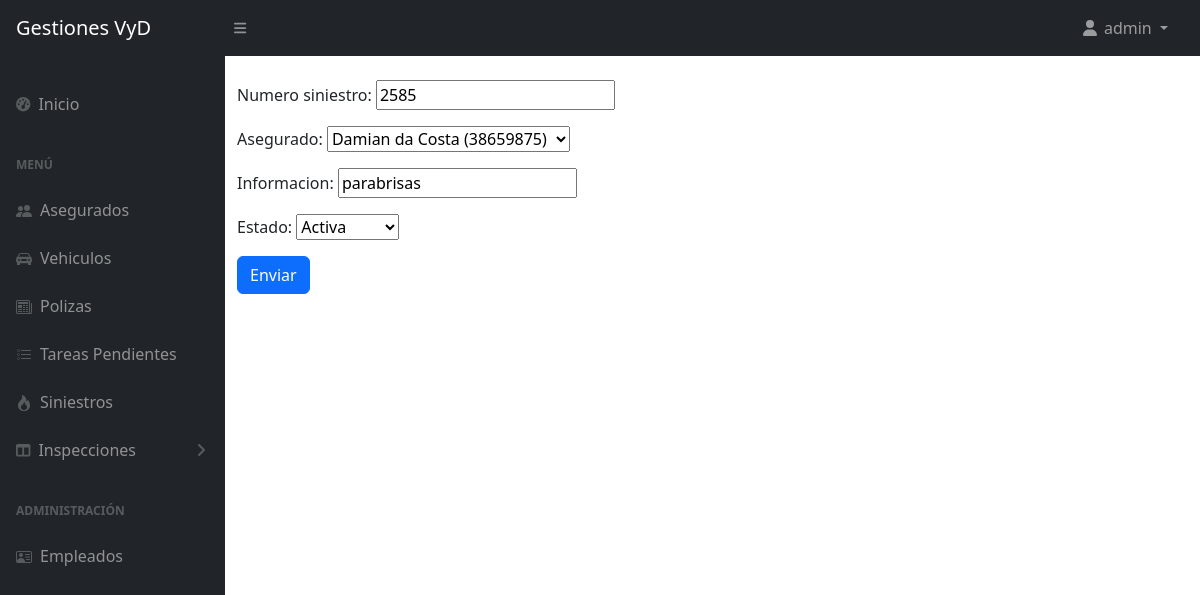
The page /actualizarSiniestro/1/ (signed in) on the database its author committed.
### appseguros/models.py (models this page shows)
class Siniestro(models.Model):
    ESTADO_CHOICES = [
        ('activa', 'Activa'),
        ('terminada', 'Terminada'),
    ]
    numero_siniestro = models.CharField(max_length=30)
    asegurado = models.ForeignKey(Asegurado, on_delete=models.PROTECT)
    informacion = models.CharField(max_length=5000)
    created_at = models.DateTimeField(auto_now_add=True)
    estado = models.CharField(max_length=10, choices=ESTADO_CHOICES, default='activa')

### appseguros/views.py (the view)
# urls.py: path('actualizarSiniestro/<pk>/', SiniestroUpdateView.as_view(), name="actualizarSiniestro"),
class SiniestroUpdateView(LoginRequiredMixin,UpdateView):
    model = Siniestro
    template_name = 'appseguros/siniestro/actualizarSiniestro.html'
    form_class = SiniestroFormulario
    success_url = reverse_lazy('listarSiniestros')

### appseguros/forms.py
class SiniestroFormulario(forms.ModelForm):
    ESTADO_CHOICES = [
        ('activa', 'Activa'),
        ('terminada', 'Terminada'),
    ]
    estado = forms.ChoiceField(choices=ESTADO_CHOICES, initial='activa')
    class Meta:
        model = Siniestro
        fields = ['numero_siniestro', 'asegurado', 'informacion', 'estado']

### appseguros/models.py (called while the page is built)
    def __str__(self):
        return f'{self.nombre} {self.apellido} ({self.dni})'

### appseguros/templates/appseguros/siniestro/actualizarSiniestro.html (shortened to what this page needs)
{% extends 'appseguros/base.html' %}
{% load static %}
{% block contenidoQueCambia %}
<div class="container mt-4">
    <form action="" method="POST">
        <div class="form-group">
            {{ form.as_p }}
        </div>
        <button type="submit" class="btn btn-primary">Enviar</button>
    </form>
</div>
{% endblock  %}

### appseguros/templates/appseguros/base.html (shortened to what this page needs)
{% load static %}
<!DOCTYPE html>
<html lang="es">
    <head>
        <link href="https://cdn.jsdelivr.net/npm/simple-datatables@7.1.2/dist/style.min.css" rel="stylesheet" />
        <link href="{% static 'appseguros/css/styles.css' %}" rel="stylesheet" />
        <link href="{% static 'appseguros/css/styles2.css' %}" rel="stylesheet" />
    </head>
    <body class="sb-nav-fixed">
        <nav class="sb-topnav navbar navbar-expand navbar-dark bg-dark">
            <a class="navbar-brand ps-3" href="{% url 'inicio' %}">Gestiones VyD</a>
            <button class="btn btn-link btn-sm order-1 order-lg-0 me-4 me-lg-0" id="sidebarToggle" href="#!"><i class="fas fa-bars"></i></button>
            <ul class="navbar-nav ms-auto ms-md-0 me-3 me-lg-4 a_la_derecha">
                {% if request.user.is_authenticated %}
                <li class="nav-item dropdown">
                    <a class="nav-link dropdown-toggle" id="navbarDropdown" href="#" role="button" data-bs-toggle="dropdown" aria-expanded="false">
                        <i class="fas fa-user fa-fw"></i> {{ request.user.username }}
                    </a>
                </li>
                {% else %}
                <li class="nav-item">
                    <a class="nav-link" href="{% url 'login' %}">Login</a>
                </li>
                {% endif %}
            </ul>
        </nav>
        <div id="layoutSidenav">
            <div id="layoutSidenav_nav">
                <nav class="sb-sidenav accordion sb-sidenav-dark" id="sidenavAccordion">
                    <div class="sb-sidenav-menu">
                        <div class="nav">
                            <a class="nav-link mt-4" href="{% url 'inicio' %}">
                                <div class="sb-nav-link-icon"><i class="fas fa-tachometer-alt"></i></div>
                                Inicio
                            </a>
                            <div class="sb-sidenav-menu-heading">Menú</div>
                            <a class="nav-link" href="{% url 'listarAsegurados' %}">
                                <div class="sb-nav-link-icon"></div>
                                Asegurados
                            </a>
                            <a class="nav-link" href="{% url 'listarVehiculos' %}">
                                <div class="sb-nav-link-icon"></i></div>
                                Vehiculos
                            </a>
                            <a class="nav-link" href="{% url 'listarPolizas' %}">
                                <div class="sb-nav-link-icon"></div>
                                Polizas
                            </a>
                            <a class="nav-link" href="{% url 'listarTareas' %}">
                                <div class="sb-nav-link-icon"></div>
                                Tareas Pendientes
                            </a>
                            <a class="nav-link" href="{% url 'listarSiniestros' %}">
                                <div class="sb-nav-link-icon"></div>
                                Siniestros
                            </a>
                            <a class="nav-link collapsed" href="#" data-bs-toggle="collapse" data-bs-target="#collapseLayouts" aria-expanded="false" aria-controls="collapseLayouts">
                                <div class="sb-nav-link-icon"><i class="fas fa-columns"></i></div>
                                Inspecciones
                                <div class="sb-sidenav-collapse-arrow"><i class="fas fa-angle-down"></i></div>
                            </a>
                            <div class="sb-sidenav-menu-heading">Administración</div>
                            <a class="nav-link" href="{% url 'listarEmpleados' %}">
                                <div class="sb-nav-link-icon"></div>
                                Empleados
                            </a>
                        </div>
                    </div>
                </nav>
            </div>
            <div id="layoutSidenav_content">
                <main>
                {% block contenidoQueCambia %}
                {% endblock  %}
                </main>
            </div>
        </div>
    </body>
</html>

### appseguros/static/appseguros/css/styles2.css (style rules this page uses)
.a_la_derecha { margin-left: auto!important }

### rows shown on the page
Siniestro: numero_siniestro "2585", asegurado "Damian da Costa (38659875)", informacion "parabrisas", estado "Activa"

### other values the page prints
{{ request.user.username }} "admin"
